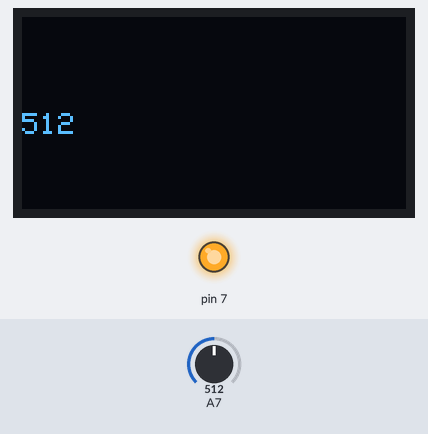
The sketch below on a simulated Arduino Nano, built with avr-gcc and run on an emulated ATmega328P. Shown: 128×64 one-colour display, output pins drawn as LEDs (lit = HIGH). Wiring (inferred from the names in the program): SSD1306 OLED at I2C address 0x3D. Inputs (shaded band) come from the test bench; at power-on: A7 = 512.

Above: at 1.2 s.
1.3 s: A7 set to 716
At 2.7 s:
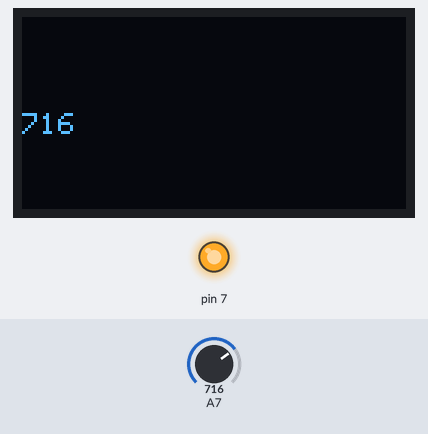
3.0 s: A7 set to 511
At 4.0 s:
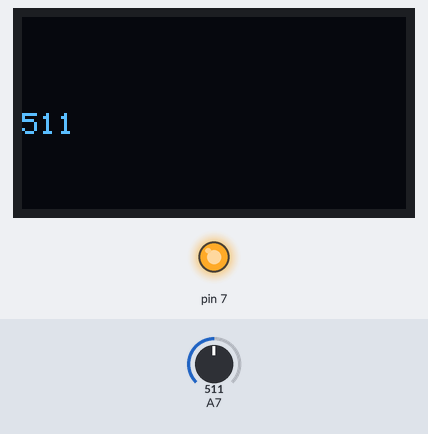
4.5 s: A7 set to 306
At 5.3 s:
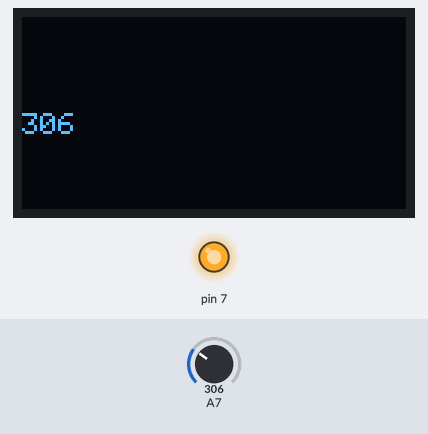
Timing chart, 0 to 7.5 s (numbered marks = the images above; inputs shaded):
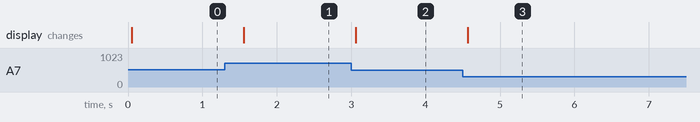

The sketch:

voltage_cali.ino
```cpp
#include <SSD1306_text.h>
SSD1306_text display(7);
int value = 0;

void setup() {
  // put your setup code here, to run once:

  Serial.begin(9600);
  analogReference(EXTERNAL);
  display.init();
  display.clear();
}

void loop() {
  // put your main code here, to run repeatedly:

  value = analogRead(A7);

  display.setTextSize(1, 1);
  display.setCursor(4, 0);
  display.print(value);
  delay (500);

}
```

Measured:
- after the input at 1.3 s, the display: changes after 0.26 s (image 1)
- after the input at 3.0 s, the display: changes after 0.06 s (image 2)
- after the input at 4.5 s, the display: changes after 0.07 s (image 3)
